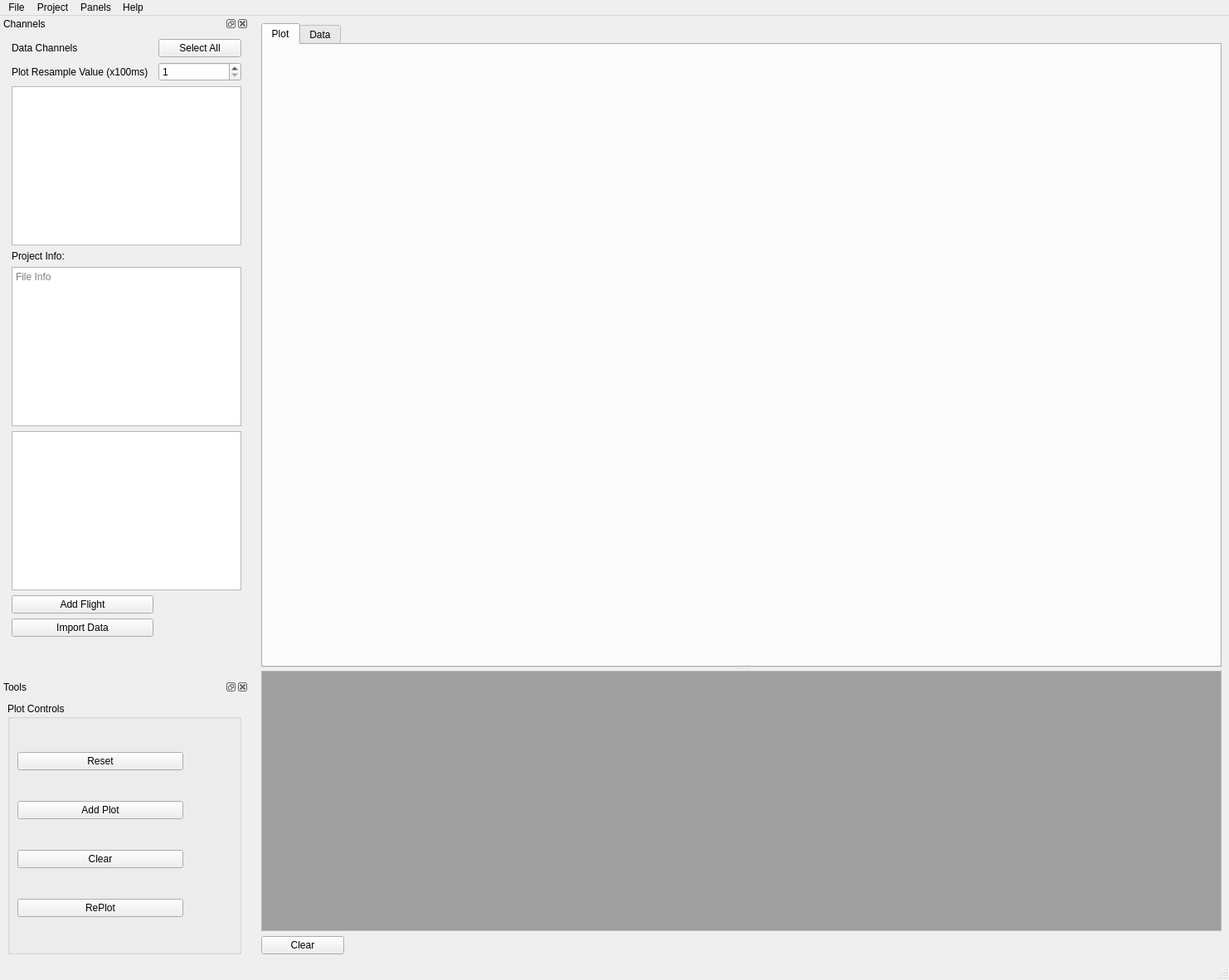
<?xml version="1.0" encoding="UTF-8"?>
<ui version="4.0">
 <class>MainWindow</class>
 <widget class="QMainWindow" name="MainWindow">
  <property name="geometry">
   <rect>
    <x>0</x>
    <y>0</y>
    <width>1482</width>
    <height>1182</height>
   </rect>
  </property>
  <property name="minimumSize">
   <size>
    <width>800</width>
    <height>600</height>
   </size>
  </property>
  <property name="windowTitle">
   <string>Dynamic Gravity Processor</string>
  </property>
  <property name="windowIcon">
   <iconset resource="resources.qrc">
    <normaloff>:/images/assets/geoid_icon.png</normaloff>:/images/assets/geoid_icon.png</iconset>
  </property>
  <property name="tabShape">
   <enum>QTabWidget::Triangular</enum>
  </property>
  <widget class="QWidget" name="centralwidget">
   <layout class="QGridLayout" name="gridLayout">
    <item row="0" column="0">
     <widget class="QSplitter" name="splitter">
      <property name="orientation">
       <enum>Qt::Vertical</enum>
      </property>
      <property name="childrenCollapsible">
       <bool>false</bool>
      </property>
      <widget class="QWidget" name="tabContainerWidget" native="true">
       <layout class="QVBoxLayout" name="verticalLayout">
        <item>
         <widget class="QTabWidget" name="dataPlotTabWidget">
          <property name="minimumSize">
           <size>
            <width>0</width>
            <height>500</height>
           </size>
          </property>
          <property name="currentIndex">
           <number>0</number>
          </property>
          <widget class="QWidget" name="PlotTab">
           <attribute name="title">
            <string>Plot</string>
           </attribute>
           <layout class="QVBoxLayout" name="verticalLayout_3">
            <item>
             <layout class="QVBoxLayout" name="plotLayout"/>
            </item>
           </layout>
          </widget>
          <widget class="QWidget" name="DataTab">
           <attribute name="title">
            <string>Data</string>
           </attribute>
           <layout class="QHBoxLayout" name="horizontalLayout_2">
            <item>
             <widget class="QTableView" name="tableView"/>
            </item>
           </layout>
          </widget>
         </widget>
        </item>
       </layout>
      </widget>
      <widget class="QWidget" name="consoleWidget" native="true">
       <property name="minimumSize">
        <size>
         <width>0</width>
         <height>100</height>
        </size>
       </property>
       <layout class="QVBoxLayout" name="verticalLayout_2">
        <item>
         <widget class="QTextEdit" name="textEdit">
          <property name="sizePolicy">
           <sizepolicy hsizetype="Expanding" vsizetype="MinimumExpanding">
            <horstretch>0</horstretch>
            <verstretch>0</verstretch>
           </sizepolicy>
          </property>
          <property name="minimumSize">
           <size>
            <width>0</width>
            <height>100</height>
           </size>
          </property>
          <property name="maximumSize">
           <size>
            <width>5000</width>
            <height>400</height>
           </size>
          </property>
          <property name="palette">
           <palette>
            <active>
             <colorrole role="Base">
              <brush brushstyle="SolidPattern">
               <color alpha="255">
                <red>160</red>
                <green>160</green>
                <blue>160</blue>
               </color>
              </brush>
             </colorrole>
            </active>
            <inactive>
             <colorrole role="Base">
              <brush brushstyle="SolidPattern">
               <color alpha="255">
                <red>160</red>
                <green>160</green>
                <blue>160</blue>
               </color>
              </brush>
             </colorrole>
            </inactive>
            <disabled>
             <colorrole role="Base">
              <brush brushstyle="SolidPattern">
               <color alpha="255">
                <red>240</red>
                <green>240</green>
                <blue>240</blue>
               </color>
              </brush>
             </colorrole>
            </disabled>
           </palette>
          </property>
          <property name="autoFillBackground">
           <bool>true</bool>
          </property>
          <property name="frameShape">
           <enum>QFrame::StyledPanel</enum>
          </property>
          <property name="readOnly">
           <bool>true</bool>
          </property>
         </widget>
        </item>
        <item>
         <widget class="QPushButton" name="clearConsole">
          <property name="maximumSize">
           <size>
            <width>100</width>
            <height>16777215</height>
           </size>
          </property>
          <property name="text">
           <string>Clear</string>
          </property>
         </widget>
        </item>
       </layout>
      </widget>
     </widget>
    </item>
   </layout>
  </widget>
  <widget class="QMenuBar" name="menubar">
   <property name="geometry">
    <rect>
     <x>0</x>
     <y>0</y>
     <width>1482</width>
     <height>21</height>
    </rect>
   </property>
   <widget class="QMenu" name="menuFile">
    <property name="title">
     <string>File</string>
    </property>
    <addaction name="action_file_new"/>
    <addaction name="action_file_open"/>
    <addaction name="action_file_save"/>
    <addaction name="separator"/>
    <addaction name="actionExit"/>
   </widget>
   <widget class="QMenu" name="menuHelp">
    <property name="title">
     <string>Help</string>
    </property>
    <addaction name="actionDocumentation"/>
   </widget>
   <widget class="QMenu" name="menuView">
    <property name="title">
     <string>Panels</string>
    </property>
    <addaction name="actionChannelDock"/>
    <addaction name="actionToolDock"/>
   </widget>
   <widget class="QMenu" name="menuProject">
    <property name="title">
     <string>Project</string>
    </property>
    <addaction name="action_import_data"/>
    <addaction name="action_add_flight"/>
    <addaction name="action_add_meter"/>
    <addaction name="action_project_info"/>
   </widget>
   <addaction name="menuFile"/>
   <addaction name="menuProject"/>
   <addaction name="menuView"/>
   <addaction name="menuHelp"/>
  </widget>
  <widget class="QStatusBar" name="statusbar">
   <property name="enabled">
    <bool>true</bool>
   </property>
   <property name="autoFillBackground">
    <bool>true</bool>
   </property>
  </widget>
  <widget class="QDockWidget" name="channelDock">
   <property name="enabled">
    <bool>true</bool>
   </property>
   <property name="sizePolicy">
    <sizepolicy hsizetype="MinimumExpanding" vsizetype="Preferred">
     <horstretch>0</horstretch>
     <verstretch>0</verstretch>
    </sizepolicy>
   </property>
   <property name="minimumSize">
    <size>
     <width>300</width>
     <height>528</height>
    </size>
   </property>
   <property name="maximumSize">
    <size>
     <width>300</width>
     <height>800</height>
    </size>
   </property>
   <property name="allowedAreas">
    <set>Qt::LeftDockWidgetArea|Qt::RightDockWidgetArea</set>
   </property>
   <property name="windowTitle">
    <string>Channels</string>
   </property>
   <attribute name="dockWidgetArea">
    <number>1</number>
   </attribute>
   <widget class="QWidget" name="dockWidgetContents">
    <layout class="QVBoxLayout" name="verticalLayout_4">
     <item>
      <layout class="QGridLayout" name="gridLayout_2">
       <property name="leftMargin">
        <number>5</number>
       </property>
       <item row="6" column="0">
        <widget class="QPushButton" name="prj_add_flight">
         <property name="text">
          <string>Add Flight</string>
         </property>
         <property name="icon">
          <iconset resource="resources.qrc">
           <normaloff>:/images/assets/flight_icon.png</normaloff>:/images/assets/flight_icon.png</iconset>
         </property>
        </widget>
       </item>
       <item row="3" column="0">
        <widget class="QLabel" name="label_prj_info">
         <property name="text">
          <string>Project Info:</string>
         </property>
        </widget>
       </item>
       <item row="1" column="1">
        <widget class="QSpinBox" name="resample_value">
         <property name="minimum">
          <number>1</number>
         </property>
         <property name="maximum">
          <number>15</number>
         </property>
        </widget>
       </item>
       <item row="0" column="0">
        <widget class="QLabel" name="label_data_channels">
         <property name="text">
          <string>Data Channels</string>
         </property>
         <property name="buddy">
          <cstring>selectAllChannels</cstring>
         </property>
        </widget>
       </item>
       <item row="9" column="0" colspan="2">
        <spacer name="verticalSpacer">
         <property name="orientation">
          <enum>Qt::Vertical</enum>
         </property>
         <property name="sizeHint" stdset="0">
          <size>
           <width>20</width>
           <height>40</height>
          </size>
         </property>
        </spacer>
       </item>
       <item row="1" column="0">
        <widget class="QLabel" name="label_resample_key">
         <property name="text">
          <string>Plot Resample Value (x100ms)</string>
         </property>
         <property name="buddy">
          <cstring>resample_value</cstring>
         </property>
        </widget>
       </item>
       <item row="2" column="0" colspan="2">
        <widget class="QListWidget" name="list_channels"/>
       </item>
       <item row="0" column="1">
        <widget class="QPushButton" name="selectAllChannels">
         <property name="minimumSize">
          <size>
           <width>50</width>
           <height>0</height>
          </size>
         </property>
         <property name="maximumSize">
          <size>
           <width>100</width>
           <height>16777215</height>
          </size>
         </property>
         <property name="text">
          <string>Select All</string>
         </property>
        </widget>
       </item>
       <item row="5" column="0" colspan="2">
        <widget class="QTreeView" name="prj_tree">
         <property name="alternatingRowColors">
          <bool>true</bool>
         </property>
         <property name="autoExpandDelay">
          <number>1</number>
         </property>
         <property name="rootIsDecorated">
          <bool>false</bool>
         </property>
         <property name="uniformRowHeights">
          <bool>true</bool>
         </property>
         <property name="headerHidden">
          <bool>true</bool>
         </property>
        </widget>
       </item>
       <item row="4" column="0" colspan="2">
        <widget class="QTextEdit" name="prj_info">
         <property name="enabled">
          <bool>true</bool>
         </property>
         <property name="focusPolicy">
          <enum>Qt::NoFocus</enum>
         </property>
         <property name="toolTip">
          <string>File Info</string>
         </property>
         <property name="documentTitle">
          <string>File Info</string>
         </property>
         <property name="readOnly">
          <bool>true</bool>
         </property>
         <property name="placeholderText">
          <string>File Info</string>
         </property>
        </widget>
       </item>
       <item row="8" column="0">
        <widget class="QPushButton" name="prj_import_data">
         <property name="text">
          <string>Import Data</string>
         </property>
         <property name="icon">
          <iconset resource="resources.qrc">
           <normaloff>:/images/assets/geoid_icon.png</normaloff>:/images/assets/geoid_icon.png</iconset>
         </property>
        </widget>
       </item>
      </layout>
     </item>
    </layout>
   </widget>
  </widget>
  <widget class="QDockWidget" name="toolsDock">
   <property name="enabled">
    <bool>true</bool>
   </property>
   <property name="allowedAreas">
    <set>Qt::LeftDockWidgetArea|Qt::RightDockWidgetArea</set>
   </property>
   <property name="windowTitle">
    <string>Tools</string>
   </property>
   <attribute name="dockWidgetArea">
    <number>1</number>
   </attribute>
   <widget class="QWidget" name="dockWidgetContents_2">
    <layout class="QVBoxLayout" name="verticalLayout_5">
     <item>
      <widget class="QGroupBox" name="plotControlsBox">
       <property name="minimumSize">
        <size>
         <width>0</width>
         <height>70</height>
        </size>
       </property>
       <property name="title">
        <string>Plot Controls</string>
       </property>
       <layout class="QVBoxLayout" name="verticalLayout_6">
        <item>
         <widget class="QPushButton" name="resetPlot_btn">
          <property name="maximumSize">
           <size>
            <width>200</width>
            <height>16777215</height>
           </size>
          </property>
          <property name="text">
           <string>Reset</string>
          </property>
         </widget>
        </item>
        <item>
         <widget class="QPushButton" name="addPlot_btn">
          <property name="maximumSize">
           <size>
            <width>200</width>
            <height>16777215</height>
           </size>
          </property>
          <property name="text">
           <string>Add Plot</string>
          </property>
         </widget>
        </item>
        <item>
         <widget class="QPushButton" name="clearPlot_btn">
          <property name="maximumSize">
           <size>
            <width>200</width>
            <height>16777215</height>
           </size>
          </property>
          <property name="text">
           <string>Clear</string>
          </property>
         </widget>
        </item>
        <item>
         <widget class="QPushButton" name="drawPlot_btn">
          <property name="maximumSize">
           <size>
            <width>200</width>
            <height>16777215</height>
           </size>
          </property>
          <property name="text">
           <string>RePlot</string>
          </property>
         </widget>
        </item>
       </layout>
      </widget>
     </item>
    </layout>
   </widget>
  </widget>
  <action name="actionDocumentation">
   <property name="text">
    <string>Documentation</string>
   </property>
   <property name="shortcut">
    <string>F1</string>
   </property>
  </action>
  <action name="actionExit">
   <property name="text">
    <string>Exit</string>
   </property>
   <property name="shortcut">
    <string>Ctrl+Q</string>
   </property>
  </action>
  <action name="actionChannelDock">
   <property name="checkable">
    <bool>true</bool>
   </property>
   <property name="checked">
    <bool>true</bool>
   </property>
   <property name="text">
    <string>Channels</string>
   </property>
   <property name="shortcut">
    <string>Alt+1</string>
   </property>
  </action>
  <action name="actionToolDock">
   <property name="checkable">
    <bool>true</bool>
   </property>
   <property name="checked">
    <bool>false</bool>
   </property>
   <property name="text">
    <string>Tools</string>
   </property>
   <property name="shortcut">
    <string>Alt+2</string>
   </property>
  </action>
  <action name="action_file_new">
   <property name="text">
    <string>New Project...</string>
   </property>
   <property name="shortcut">
    <string>Ctrl+Shift+N</string>
   </property>
  </action>
  <action name="action_file_open">
   <property name="text">
    <string>Open Project</string>
   </property>
   <property name="shortcut">
    <string>Ctrl+Shift+O</string>
   </property>
  </action>
  <action name="action_file_save">
   <property name="text">
    <string>Save Project</string>
   </property>
   <property name="shortcut">
    <string>Ctrl+S</string>
   </property>
  </action>
  <action name="action_add_flight">
   <property name="text">
    <string>Add Flight</string>
   </property>
   <property name="shortcut">
    <string>Ctrl+Shift+F</string>
   </property>
  </action>
  <action name="action_add_meter">
   <property name="text">
    <string>Add Meter</string>
   </property>
   <property name="shortcut">
    <string>Ctrl+Shift+M</string>
   </property>
  </action>
  <action name="action_project_info">
   <property name="text">
    <string>Project Info...</string>
   </property>
   <property name="shortcut">
    <string>Ctrl+I</string>
   </property>
  </action>
  <action name="action_import_data">
   <property name="text">
    <string>Import Data</string>
   </property>
   <property name="shortcut">
    <string>Ctrl+O</string>
   </property>
  </action>
 </widget>
 <tabstops>
  <tabstop>list_channels</tabstop>
  <tabstop>prj_tree</tabstop>
  <tabstop>prj_add_flight</tabstop>
  <tabstop>dataPlotTabWidget</tabstop>
  <tabstop>clearConsole</tabstop>
  <tabstop>resample_value</tabstop>
  <tabstop>selectAllChannels</tabstop>
  <tabstop>tableView</tabstop>
  <tabstop>resetPlot_btn</tabstop>
  <tabstop>addPlot_btn</tabstop>
  <tabstop>clearPlot_btn</tabstop>
  <tabstop>drawPlot_btn</tabstop>
  <tabstop>textEdit</tabstop>
 </tabstops>
 <resources>
  <include location="resources.qrc"/>
 </resources>
 <connections>
  <connection>
   <sender>actionChannelDock</sender>
   <signal>toggled(bool)</signal>
   <receiver>channelDock</receiver>
   <slot>setVisible(bool)</slot>
   <hints>
    <hint type="sourcelabel">
     <x>-1</x>
     <y>-1</y>
    </hint>
    <hint type="destinationlabel">
     <x>149</x>
     <y>419</y>
    </hint>
   </hints>
  </connection>
  <connection>
   <sender>channelDock</sender>
   <signal>visibilityChanged(bool)</signal>
   <receiver>actionChannelDock</receiver>
   <slot>setChecked(bool)</slot>
   <hints>
    <hint type="sourcelabel">
     <x>149</x>
     <y>419</y>
    </hint>
    <hint type="destinationlabel">
     <x>-1</x>
     <y>-1</y>
    </hint>
   </hints>
  </connection>
  <connection>
   <sender>actionToolDock</sender>
   <signal>toggled(bool)</signal>
   <receiver>toolsDock</receiver>
   <slot>setVisible(bool)</slot>
   <hints>
    <hint type="sourcelabel">
     <x>-1</x>
     <y>-1</y>
    </hint>
    <hint type="destinationlabel">
     <x>139</x>
     <y>913</y>
    </hint>
   </hints>
  </connection>
  <connection>
   <sender>toolsDock</sender>
   <signal>visibilityChanged(bool)</signal>
   <receiver>actionToolDock</receiver>
   <slot>setChecked(bool)</slot>
   <hints>
    <hint type="sourcelabel">
     <x>139</x>
     <y>913</y>
    </hint>
    <hint type="destinationlabel">
     <x>-1</x>
     <y>-1</y>
    </hint>
   </hints>
  </connection>
  <connection>
   <sender>clearConsole</sender>
   <signal>clicked()</signal>
   <receiver>textEdit</receiver>
   <slot>clear()</slot>
   <hints>
    <hint type="sourcelabel">
     <x>293</x>
     <y>974</y>
    </hint>
    <hint type="destinationlabel">
     <x>748</x>
     <y>841</y>
    </hint>
   </hints>
  </connection>
 </connections>
</ui>
